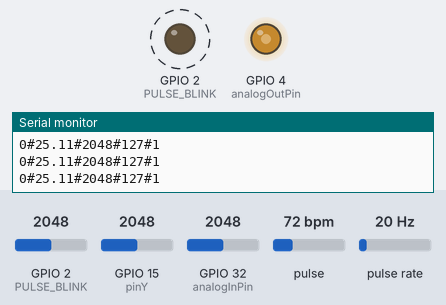
Simulated run of this sketch. Board: ESP32. On the bench: output pins drawn as LEDs (lit = HIGH), the last lines printed to the serial monitor. Wiring (inferred from the names in the program): pulse sensor: data GPIO 33. Dashed ring = blinking. Inputs (shaded band) come from the test bench; at power-on: GPIO 32 (analogInPin) = 2048, pulse 72 bpm, GPIO 2 (PULSE_BLINK) = 2048, GPIO 15 (pinY) = 2048, pulse rate 20 Hz. Nothing arrives over Bluetooth unless stated.

Above: at 3.2 s.
3.3 s: GPIO 32 (analogInPin) set to 2866
At 3.84 s:
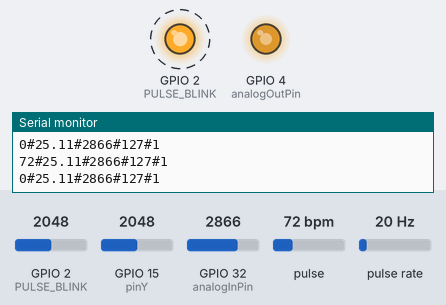
6.3 s: GPIO 32 (analogInPin) set to 3972
At 7.24 s:
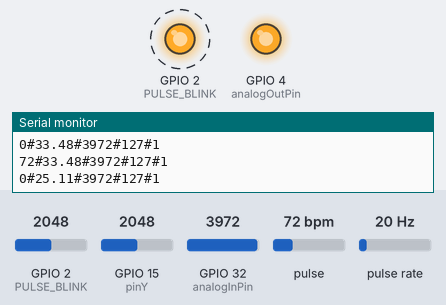
9.3 s: GPIO 32 (analogInPin) set to 510
At 9.8 s:
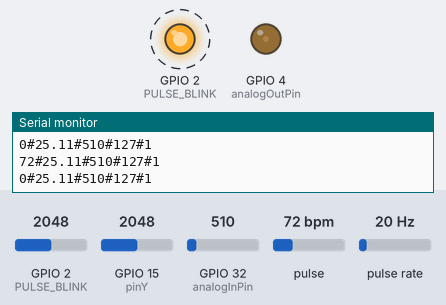
12.3 s: pulse set to 42 bpm
13.9 s: pulse set to 100 bpm
At 14.41 s:
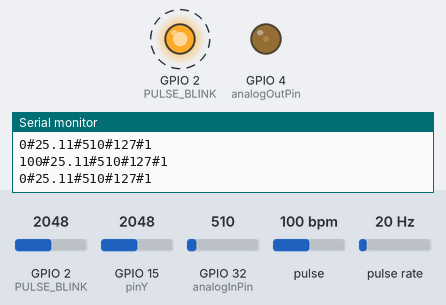
Timing chart, 0 to 17.9 s (numbered marks = the images above; inputs shaded):
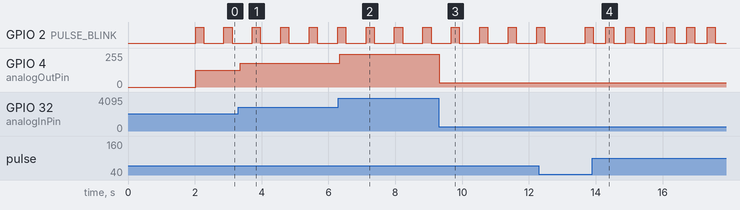

The sketch:

ESP32_Bluetooth_Sender.ino
```cpp
#include <BluetoothSerial.h>
#include <String.h>

// Check if Bluetooth is available
#if !defined(CONFIG_BT_ENABLED) || !defined(CONFIG_BLUEDROID_ENABLED)
#error Bluetooth is not enabled! Please run `make menuconfig` to enable it
#endif

// Bluetooth Serial object
BluetoothSerial SerialBT;

char texto[60];
char tex[24];
char tex1[24];
char tex2[24];
char tex3[24];

// Hall Effect Sensor
#define hall_din 33 // Changed to D33 as requested
#define hall_ain 35 // Changed to D35 as requested
int ad_value;       // value read from hall analog input pin
int i = 0;          // value which counts the number of times the magnet has passed at the sensor
#define PI 3.1415926535897932384626433832795
#define updateRate 1000 // time between each amount of time that we capture the magnet presence in milliseconds
#define radius 0.37     // m
int currentI;
float distance_val = 2 * PI * radius; // m
float lstTime;                        // last time that the sensor notice the magnet
float interval;                       // interval between the first and the last time that the magnet passed by the sensor in milliseconds
float velS = 0;                       // m/s
float vel = 0;                        // km/h
int RPXS = 0;                         // rotation per x seconds

// Pulse Sensor
#define USE_ARDUINO_INTERRUPTS true
#include <PulseSensorPlayground.h>
#define PULSE_INPUT 36 // Changed to avoid conflict with hall_ain on D35
#define PULSE_BLINK 2  // Changed from 13 to avoid conflicts
#define PULSE_FADE 5
const int THRESHOLD = 550;
const int OUTPUT_TYPE = SERIAL_PLOTTER;
PulseSensorPlayground pulseSensor;
int BPM;

// EMG Sensor
#define analogInPin 32 // Changed to ESP32 analog pin
#define analogOutPin 4 // Changed to ESP32 PWM pin
int sensorValue = 0;
int outputValue = 0;

// Joystick
const int pinX = 2;  // Changed to D2 as requested
const int pinY = 15; // Changed to D15 as requested
int valueX = 0;
int valueY = 0;
int outputValueX = 0;
int outputValueY = 0;

void setup()
{
  Serial.begin(115200);
  SerialBT.begin("Victus_ESP32"); // Bluetooth device name
  Serial.println("The device started, now you can pair it with Bluetooth!");

  hallEffectSetup();
  BPMSensorSetup();
}

void loop()
{
  // Read joystick values
  valueX = analogRead(pinX);
  outputValueX = map(valueX, 0, 4095, 0, 255); // ESP32 has 12-bit ADC (0-4095)

  valueY = analogRead(pinY);
  outputValueY = map(valueY, 0, 4095, 0, 255);

  // Compile all data into a string
  sprintf(texto, "%d", BPMSensor());
  strcat(texto, "#");
  char *valor2 = dtostrf(hallEffect(), 5, 2, tex);
  strcat(texto, valor2);
  strcat(texto, "#");
  sprintf(tex1, "%d", EMGSensor());
  strcat(texto, tex1);
  strcat(texto, "#");
  sprintf(tex2, "%d", outputValueX);
  strcat(texto, tex2);
  strcat(texto, "#");
  sprintf(tex3, "%d", distance());
  strcat(texto, tex3);

  // Send data via Serial and Bluetooth
  Serial.println(texto);
  SerialBT.println(texto);

  delay(40);
  Serial.flush();
  SerialBT.flush();
}

// EMG Sensor function
int EMGSensor()
{
  // read the analog in value:
  sensorValue = analogRead(analogInPin);
  // map it to the range of the analog out:
  outputValue = map(sensorValue, 0, 4095, 0, 255); // ESP32 has 12-bit ADC
  // change the analog out value:
  analogWrite(analogOutPin, outputValue);
  return sensorValue;
}

// Hall Effect Sensor functions
void hallEffectSetup()
{
  pinMode(hall_din, INPUT_PULLUP);
  pinMode(hall_ain, INPUT);
  attachInterrupt(digitalPinToInterrupt(hall_din), hallSensorInterrupt, CHANGE);
  Serial.println(distance_val);
  delay(2000);
}

void hallSensorInterrupt()
{
  // debounce is necessary to not catch the magnet twice or more at the same read
  static unsigned long debounce = millis();
  if ((millis() - debounce) > 300)
  {
    debounce = millis();
    if (i == 1)
    {
      lstTime = millis();
      currentI = i;
    }
    i++;
  }
}

float distance()
{
  return i * distance_val;
}

float hallEffect()
{
  interval = millis() - lstTime;
  if (interval >= updateRate)
  {
    lstTime = millis();
    RPXS = i - currentI;
    currentI = i;
    velS = (RPXS * distance_val / updateRate);

    velS = velS / (updateRate / 1000);
    vel = velS * 3600;
  }
  return vel;
}

// BPM Sensor functions
void BPMSensorSetup()
{
  // Configure the PulseSensor manager
  pulseSensor.analogInput(PULSE_INPUT);
  pulseSensor.blinkOnPulse(PULSE_BLINK);
  pulseSensor.fadeOnPulse(PULSE_FADE);

  pulseSensor.setSerial(Serial);
  pulseSensor.setOutputType(OUTPUT_TYPE);
  pulseSensor.setThreshold(THRESHOLD);

  // Now that everything is ready, start reading the PulseSensor signal
  if (!pulseSensor.begin())
  {
    // If initialization fails, blink LED to show error
    while (1)
    {
      digitalWrite(PULSE_BLINK, LOW);
      delay(50);
      digitalWrite(PULSE_BLINK, HIGH);
      delay(50);
    }
  }
}

int BPMSensor()
{
  delay(20);

  if (pulseSensor.sawStartOfBeat())
  {
    return pulseSensor.getBeatsPerMinute();
  }
  return BPM; // Return last BPM if no new beat detected
}
```

Measured:
- after the input at 3.3 s, GPIO 4 (analogOutPin): 127/255 → 178/255 after 0.06 s
- after the input at 6.3 s, GPIO 4 (analogOutPin): 178/255 → 247/255 at once
- after the input at 9.3 s, GPIO 4 (analogOutPin): 247/255 → 31/255 at once
- after the input at 13.9 s, GPIO 2 (PULSE_BLINK): alternates HIGH for 0.24 s and LOW for 0.36 s, starting after 0.40 s
- by itself, GPIO 2 (PULSE_BLINK): alternates HIGH for 0.24 s and LOW for 0.61 s
